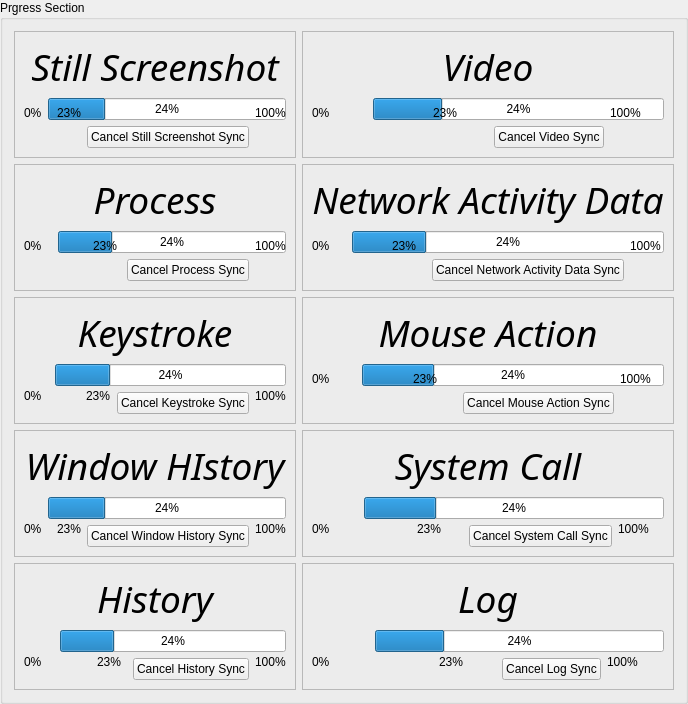
             <widget class="QGroupBox" name="progresssection">
              <property name="sizePolicy">
               <sizepolicy hsizetype="Preferred" vsizetype="Fixed">
                <horstretch>0</horstretch>
                <verstretch>0</verstretch>
               </sizepolicy>
              </property>
              <property name="title">
               <string>Prgress Section</string>
              </property>
              <layout class="QGridLayout" name="gridLayout_40">
               <item row="0" column="0">
                <widget class="QFrame" name="stillscreenshot_frame">
                 <property name="frameShape">
                  <enum>QFrame::StyledPanel</enum>
                 </property>
                 <property name="frameShadow">
                  <enum>QFrame::Raised</enum>
                 </property>
                 <layout class="QGridLayout" name="gridLayout_41">
                  <item row="0" column="0" colspan="5">
                   <widget class="QLabel" name="stillscreenshot_label">
                    <property name="font">
                     <font>
                      <family>Avenir Next Condensed</family>
                      <pointsize>28</pointsize>
                      <italic>true</italic>
                     </font>
                    </property>
                    <property name="text">
                     <string>Still Screenshot</string>
                    </property>
                    <property name="alignment">
                     <set>Qt::AlignCenter</set>
                    </property>
                   </widget>
                  </item>
                  <item row="1" column="1" rowspan="2" colspan="4">
                   <widget class="QProgressBar" name="stillscreenshot_progressBar">
                    <property name="value">
                     <number>24</number>
                    </property>
                   </widget>
                  </item>
                  <item row="2" column="0">
                   <widget class="QLabel" name="stillscreenshot_label_0">
                    <property name="text">
                     <string>0%</string>
                    </property>
                   </widget>
                  </item>
                  <item row="2" column="2">
                   <widget class="QLabel" name="stillscreenshot_label_cur">
                    <property name="text">
                     <string>23%</string>
                    </property>
                   </widget>
                  </item>
                  <item row="2" column="4">
                   <widget class="QLabel" name="stillscreenshot_label_100">
                    <property name="text">
                     <string>100%</string>
                    </property>
                   </widget>
                  </item>
                  <item row="3" column="3">
                   <widget class="QPushButton" name="stillscreenshot_pushButton">
                    <property name="sizePolicy">
                     <sizepolicy hsizetype="Minimum" vsizetype="Expanding">
                      <horstretch>0</horstretch>
                      <verstretch>0</verstretch>
                     </sizepolicy>
                    </property>
                    <property name="text">
                     <string>Cancel Still Screenshot Sync</string>
                    </property>
                   </widget>
                  </item>
                 </layout>
                </widget>
               </item>
               <item row="2" column="0">
                <widget class="QFrame" name="keystroke_frame">
                 <property name="frameShape">
                  <enum>QFrame::StyledPanel</enum>
                 </property>
                 <property name="frameShadow">
                  <enum>QFrame::Raised</enum>
                 </property>
                 <layout class="QGridLayout" name="gridLayout_42">
                  <item row="0" column="0" colspan="5">
                   <widget class="QLabel" name="keystroke_label">
                    <property name="font">
                     <font>
                      <family>Avenir Next Condensed</family>
                      <pointsize>28</pointsize>
                      <italic>true</italic>
                     </font>
                    </property>
                    <property name="text">
                     <string>Keystroke</string>
                    </property>
                    <property name="alignment">
                     <set>Qt::AlignCenter</set>
                    </property>
                   </widget>
                  </item>
                  <item row="1" column="1" rowspan="2" colspan="4">
                   <widget class="QProgressBar" name="keystroke_progressBar">
                    <property name="value">
                     <number>24</number>
                    </property>
                   </widget>
                  </item>
                  <item row="2" column="0" rowspan="2">
                   <widget class="QLabel" name="keystroke_label_0">
                    <property name="text">
                     <string>0%</string>
                    </property>
                   </widget>
                  </item>
                  <item row="2" column="2" rowspan="2">
                   <widget class="QLabel" name="keystroke_label_cur">
                    <property name="text">
                     <string>23%</string>
                    </property>
                   </widget>
                  </item>
                  <item row="2" column="4" rowspan="2">
                   <widget class="QLabel" name="keystroke_label_100">
                    <property name="text">
                     <string>100%</string>
                    </property>
                   </widget>
                  </item>
                  <item row="3" column="3">
                   <widget class="QPushButton" name="keystroke_pushButton">
                    <property name="sizePolicy">
                     <sizepolicy hsizetype="Minimum" vsizetype="Expanding">
                      <horstretch>0</horstretch>
                      <verstretch>0</verstretch>
                     </sizepolicy>
                    </property>
                    <property name="text">
                     <string>Cancel Keystroke Sync</string>
                    </property>
                   </widget>
                  </item>
                 </layout>
                </widget>
               </item>
               <item row="4" column="0">
                <widget class="QFrame" name="history_frame">
                 <property name="frameShape">
                  <enum>QFrame::StyledPanel</enum>
                 </property>
                 <property name="frameShadow">
                  <enum>QFrame::Raised</enum>
                 </property>
                 <layout class="QGridLayout" name="gridLayout_46">
                  <item row="0" column="0" colspan="5">
                   <widget class="QLabel" name="history_label">
                    <property name="font">
                     <font>
                      <family>Avenir Next Condensed</family>
                      <pointsize>28</pointsize>
                      <italic>true</italic>
                     </font>
                    </property>
                    <property name="text">
                     <string>History</string>
                    </property>
                    <property name="alignment">
                     <set>Qt::AlignCenter</set>
                    </property>
                   </widget>
                  </item>
                  <item row="1" column="1" rowspan="2" colspan="4">
                   <widget class="QProgressBar" name="history_progressBar">
                    <property name="value">
                     <number>24</number>
                    </property>
                   </widget>
                  </item>
                  <item row="2" column="0" rowspan="2">
                   <widget class="QLabel" name="history_label_0">
                    <property name="text">
                     <string>0%</string>
                    </property>
                   </widget>
                  </item>
                  <item row="2" column="2" rowspan="2">
                   <widget class="QLabel" name="history_label_cur">
                    <property name="text">
                     <string>23%</string>
                    </property>
                   </widget>
                  </item>
                  <item row="2" column="4" rowspan="2">
                   <widget class="QLabel" name="history_label_100">
                    <property name="text">
                     <string>100%</string>
                    </property>
                   </widget>
                  </item>
                  <item row="3" column="3">
                   <widget class="QPushButton" name="history_pushButton">
                    <property name="sizePolicy">
                     <sizepolicy hsizetype="Minimum" vsizetype="Expanding">
                      <horstretch>0</horstretch>
                      <verstretch>0</verstretch>
                     </sizepolicy>
                    </property>
                    <property name="text">
                     <string>Cancel History Sync</string>
                    </property>
                   </widget>
                  </item>
                 </layout>
                </widget>
               </item>
               <item row="0" column="1">
                <widget class="QFrame" name="video_frame">
                 <property name="frameShape">
                  <enum>QFrame::StyledPanel</enum>
                 </property>
                 <property name="frameShadow">
                  <enum>QFrame::Raised</enum>
                 </property>
                 <layout class="QGridLayout" name="gridLayout_43">
                  <item row="0" column="0" colspan="5">
                   <widget class="QLabel" name="video_label">
                    <property name="font">
                     <font>
                      <family>Avenir Next Condensed</family>
                      <pointsize>28</pointsize>
                      <italic>true</italic>
                     </font>
                    </property>
                    <property name="text">
                     <string>Video</string>
                    </property>
                    <property name="alignment">
                     <set>Qt::AlignCenter</set>
                    </property>
                   </widget>
                  </item>
                  <item row="1" column="1" rowspan="2" colspan="4">
                   <widget class="QProgressBar" name="video_progressBar">
                    <property name="value">
                     <number>24</number>
                    </property>
                   </widget>
                  </item>
                  <item row="2" column="0">
                   <widget class="QLabel" name="video_label_0">
                    <property name="text">
                     <string>0%</string>
                    </property>
                   </widget>
                  </item>
                  <item row="2" column="2">
                   <widget class="QLabel" name="video_label_cur">
                    <property name="text">
                     <string>23%</string>
                    </property>
                   </widget>
                  </item>
                  <item row="2" column="4">
                   <widget class="QLabel" name="video_label_100">
                    <property name="text">
                     <string>100%</string>
                    </property>
                   </widget>
                  </item>
                  <item row="3" column="3">
                   <widget class="QPushButton" name="video_pushButton">
                    <property name="sizePolicy">
                     <sizepolicy hsizetype="Minimum" vsizetype="Expanding">
                      <horstretch>0</horstretch>
                      <verstretch>0</verstretch>
                     </sizepolicy>
                    </property>
                    <property name="text">
                     <string>Cancel Video Sync</string>
                    </property>
                   </widget>
                  </item>
                 </layout>
                </widget>
               </item>
               <item row="4" column="1">
                <widget class="QFrame" name="log_frame">
                 <property name="frameShape">
                  <enum>QFrame::StyledPanel</enum>
                 </property>
                 <property name="frameShadow">
                  <enum>QFrame::Raised</enum>
                 </property>
                 <layout class="QGridLayout" name="gridLayout_47">
                  <item row="0" column="0" colspan="5">
                   <widget class="QLabel" name="log_label">
                    <property name="font">
                     <font>
                      <family>Avenir Next Condensed</family>
                      <pointsize>28</pointsize>
                      <italic>true</italic>
                     </font>
                    </property>
                    <property name="text">
                     <string>Log</string>
                    </property>
                    <property name="alignment">
                     <set>Qt::AlignCenter</set>
                    </property>
                   </widget>
                  </item>
                  <item row="1" column="1" rowspan="2" colspan="4">
                   <widget class="QProgressBar" name="log_progressBar">
                    <property name="value">
                     <number>24</number>
                    </property>
                   </widget>
                  </item>
                  <item row="2" column="0" rowspan="2">
                   <widget class="QLabel" name="log_label_0">
                    <property name="text">
                     <string>0%</string>
                    </property>
                   </widget>
                  </item>
                  <item row="2" column="2" rowspan="2">
                   <widget class="QLabel" name="log_label_cur">
                    <property name="text">
                     <string>23%</string>
                    </property>
                   </widget>
                  </item>
                  <item row="2" column="4" rowspan="2">
                   <widget class="QLabel" name="log_label_100">
                    <property name="text">
                     <string>100%</string>
                    </property>
                   </widget>
                  </item>
                  <item row="3" column="3">
                   <widget class="QPushButton" name="log_pushButton">
                    <property name="sizePolicy">
                     <sizepolicy hsizetype="Minimum" vsizetype="Expanding">
                      <horstretch>0</horstretch>
                      <verstretch>0</verstretch>
                     </sizepolicy>
                    </property>
                    <property name="text">
                     <string>Cancel Log Sync</string>
                    </property>
                   </widget>
                  </item>
                 </layout>
                </widget>
               </item>
               <item row="2" column="1">
                <widget class="QFrame" name="mouseaction_frame">
                 <property name="frameShape">
                  <enum>QFrame::StyledPanel</enum>
                 </property>
                 <property name="frameShadow">
                  <enum>QFrame::Raised</enum>
                 </property>
                 <layout class="QGridLayout" name="gridLayout_44">
                  <item row="0" column="0" colspan="5">
                   <widget class="QLabel" name="mouseaction_label">
                    <property name="font">
                     <font>
                      <family>Avenir Next Condensed</family>
                      <pointsize>28</pointsize>
                      <italic>true</italic>
                     </font>
                    </property>
                    <property name="text">
                     <string>Mouse Action</string>
                    </property>
                    <property name="alignment">
                     <set>Qt::AlignCenter</set>
                    </property>
                   </widget>
                  </item>
                  <item row="1" column="1" rowspan="2" colspan="4">
                   <widget class="QProgressBar" name="mouseaction_progressBar">
                    <property name="value">
                     <number>24</number>
                    </property>
                   </widget>
                  </item>
                  <item row="2" column="0">
                   <widget class="QLabel" name="mouseaction_label_0">
                    <property name="text">
                     <string>0%</string>
                    </property>
                   </widget>
                  </item>
                  <item row="2" column="2">
                   <widget class="QLabel" name="mouseaction_label_cur">
                    <property name="text">
                     <string>23%</string>
                    </property>
                   </widget>
                  </item>
                  <item row="2" column="4">
                   <widget class="QLabel" name="mouseaction_label_100">
                    <property name="text">
                     <string>100%</string>
                    </property>
                   </widget>
                  </item>
                  <item row="3" column="3">
                   <widget class="QPushButton" name="mouseaction_pushButton">
                    <property name="sizePolicy">
                     <sizepolicy hsizetype="Minimum" vsizetype="Expanding">
                      <horstretch>0</horstretch>
                      <verstretch>0</verstretch>
                     </sizepolicy>
                    </property>
                    <property name="text">
                     <string>Cancel Mouse Action Sync</string>
                    </property>
                   </widget>
                  </item>
                 </layout>
                </widget>
               </item>
               <item row="3" column="0">
                <widget class="QFrame" name="windowhistory_frame">
                 <property name="frameShape">
                  <enum>QFrame::StyledPanel</enum>
                 </property>
                 <property name="frameShadow">
                  <enum>QFrame::Raised</enum>
                 </property>
                 <layout class="QGridLayout" name="gridLayout_45">
                  <item row="0" column="0" colspan="5">
                   <widget class="QLabel" name="windowhistory_label">
                    <property name="font">
                     <font>
                      <family>Avenir Next Condensed</family>
                      <pointsize>28</pointsize>
                      <italic>true</italic>
                     </font>
                    </property>
                    <property name="text">
                     <string>Window HIstory</string>
                    </property>
                    <property name="alignment">
                     <set>Qt::AlignCenter</set>
                    </property>
                   </widget>
                  </item>
                  <item row="1" column="1" rowspan="2" colspan="4">
                   <widget class="QProgressBar" name="windowhistory_progressBar">
                    <property name="value">
                     <number>24</number>
                    </property>
                   </widget>
                  </item>
                  <item row="2" column="0" rowspan="2">
                   <widget class="QLabel" name="windowhistory_label_0">
                    <property name="text">
                     <string>0%</string>
                    </property>
                   </widget>
                  </item>
                  <item row="2" column="2" rowspan="2">
                   <widget class="QLabel" name="windowhistory_label_cur">
                    <property name="text">
                     <string>23%</string>
                    </property>
                   </widget>
                  </item>
                  <item row="2" column="4" rowspan="2">
                   <widget class="QLabel" name="windowhistory_label_100">
                    <property name="text">
                     <string>100%</string>
                    </property>
                   </widget>
                  </item>
                  <item row="3" column="3">
                   <widget class="QPushButton" name="windowhistory_pushButton">
                    <property name="sizePolicy">
                     <sizepolicy hsizetype="Minimum" vsizetype="Expanding">
                      <horstretch>0</horstretch>
                      <verstretch>0</verstretch>
                     </sizepolicy>
                    </property>
                    <property name="text">
                     <string>Cancel Window History Sync</string>
                    </property>
                   </widget>
                  </item>
                 </layout>
                </widget>
               </item>
               <item row="1" column="1">
                <widget class="QFrame" name="networkactivitydata_frame">
                 <property name="frameShape">
                  <enum>QFrame::StyledPanel</enum>
                 </property>
                 <property name="frameShadow">
                  <enum>QFrame::Raised</enum>
                 </property>
                 <layout class="QGridLayout" name="gridLayout_48">
                  <item row="0" column="0" colspan="5">
                   <widget class="QLabel" name="networkactivitydata_label">
                    <property name="font">
                     <font>
                      <family>Avenir Next Condensed</family>
                      <pointsize>28</pointsize>
                      <italic>true</italic>
                     </font>
                    </property>
                    <property name="text">
                     <string>Network Activity Data</string>
                    </property>
                    <property name="alignment">
                     <set>Qt::AlignCenter</set>
                    </property>
                   </widget>
                  </item>
                  <item row="1" column="1" rowspan="2" colspan="4">
                   <widget class="QProgressBar" name="networkactivitydata_progressBar">
                    <property name="value">
                     <number>24</number>
                    </property>
                   </widget>
                  </item>
                  <item row="2" column="0">
                   <widget class="QLabel" name="networkactivitydata_label_0">
                    <property name="text">
                     <string>0%</string>
                    </property>
                   </widget>
                  </item>
                  <item row="2" column="2">
                   <widget class="QLabel" name="networkactivitydata_label_cur">
                    <property name="text">
                     <string>23%</string>
                    </property>
                   </widget>
                  </item>
                  <item row="2" column="4">
                   <widget class="QLabel" name="networkactivitydata_label_100">
                    <property name="text">
                     <string>100%</string>
                    </property>
                   </widget>
                  </item>
                  <item row="3" column="3">
                   <widget class="QPushButton" name="networkactivitydata_pushButton">
                    <property name="sizePolicy">
                     <sizepolicy hsizetype="Minimum" vsizetype="Expanding">
                      <horstretch>0</horstretch>
                      <verstretch>0</verstretch>
                     </sizepolicy>
                    </property>
                    <property name="text">
                     <string>Cancel Network Activity Data Sync</string>
                    </property>
                   </widget>
                  </item>
                 </layout>
                </widget>
               </item>
               <item row="3" column="1">
                <widget class="QFrame" name="systemcall_frame">
                 <property name="frameShape">
                  <enum>QFrame::StyledPanel</enum>
                 </property>
                 <property name="frameShadow">
                  <enum>QFrame::Raised</enum>
                 </property>
                 <layout class="QGridLayout" name="gridLayout_49">
                  <item row="0" column="0" colspan="5">
                   <widget class="QLabel" name="systemcall_label">
                    <property name="font">
                     <font>
                      <family>Avenir Next Condensed</family>
                      <pointsize>28</pointsize>
                      <italic>true</italic>
                     </font>
                    </property>
                    <property name="text">
                     <string>System Call</string>
                    </property>
                    <property name="alignment">
                     <set>Qt::AlignCenter</set>
                    </property>
                   </widget>
                  </item>
                  <item row="1" column="1" rowspan="2" colspan="4">
                   <widget class="QProgressBar" name="systemcall_progressBar">
                    <property name="value">
                     <number>24</number>
                    </property>
                   </widget>
                  </item>
                  <item row="2" column="0" rowspan="2">
                   <widget class="QLabel" name="systemcall_label_0">
                    <property name="text">
                     <string>0%</string>
                    </property>
                   </widget>
                  </item>
                  <item row="2" column="2" rowspan="2">
                   <widget class="QLabel" name="systemcall_label_cur">
                    <property name="text">
                     <string>23%</string>
                    </property>
                   </widget>
                  </item>
                  <item row="2" column="4" rowspan="2">
                   <widget class="QLabel" name="systemcall_label_100">
                    <property name="text">
                     <string>100%</string>
                    </property>
                   </widget>
                  </item>
                  <item row="3" column="3">
                   <widget class="QPushButton" name="systemcall_pushButton">
                    <property name="sizePolicy">
                     <sizepolicy hsizetype="Minimum" vsizetype="Expanding">
                      <horstretch>0</horstretch>
                      <verstretch>0</verstretch>
                     </sizepolicy>
                    </property>
                    <property name="text">
                     <string>Cancel System Call Sync</string>
                    </property>
                   </widget>
                  </item>
                 </layout>
                </widget>
               </item>
               <item row="1" column="0">
                <widget class="QFrame" name="process_frame">
                 <property name="frameShape">
                  <enum>QFrame::StyledPanel</enum>
                 </property>
                 <property name="frameShadow">
                  <enum>QFrame::Raised</enum>
                 </property>
                 <layout class="QGridLayout" name="gridLayout_50">
                  <item row="0" column="0" colspan="5">
                   <widget class="QLabel" name="process_label">
                    <property name="font">
                     <font>
                      <family>Avenir Next Condensed</family>
                      <pointsize>28</pointsize>
                      <italic>true</italic>
                     </font>
                    </property>
                    <property name="text">
                     <string>Process</string>
                    </property>
                    <property name="alignment">
                     <set>Qt::AlignCenter</set>
                    </property>
                   </widget>
                  </item>
                  <item row="1" column="1" rowspan="2" colspan="4">
                   <widget class="QProgressBar" name="process_progressBar">
                    <property name="value">
                     <number>24</number>
                    </property>
                   </widget>
                  </item>
                  <item row="2" column="0">
                   <widget class="QLabel" name="process_label_0">
                    <property name="text">
                     <string>0%</string>
                    </property>
                   </widget>
                  </item>
                  <item row="2" column="2">
                   <widget class="QLabel" name="process_label_cur">
                    <property name="text">
                     <string>23%</string>
                    </property>
                   </widget>
                  </item>
                  <item row="2" column="4">
                   <widget class="QLabel" name="process_label_100">
                    <property name="text">
                     <string>100%</string>
                    </property>
                   </widget>
                  </item>
                  <item row="3" column="3">
                   <widget class="QPushButton" name="process_pushButton">
                    <property name="sizePolicy">
                     <sizepolicy hsizetype="Minimum" vsizetype="Expanding">
                      <horstretch>0</horstretch>
                      <verstretch>0</verstretch>
                     </sizepolicy>
                    </property>
                    <property name="text">
                     <string>Cancel Process Sync</string>
                    </property>
                   </widget>
                  </item>
                 </layout>
                </widget>
               </item>
              </layout>
             </widget>
